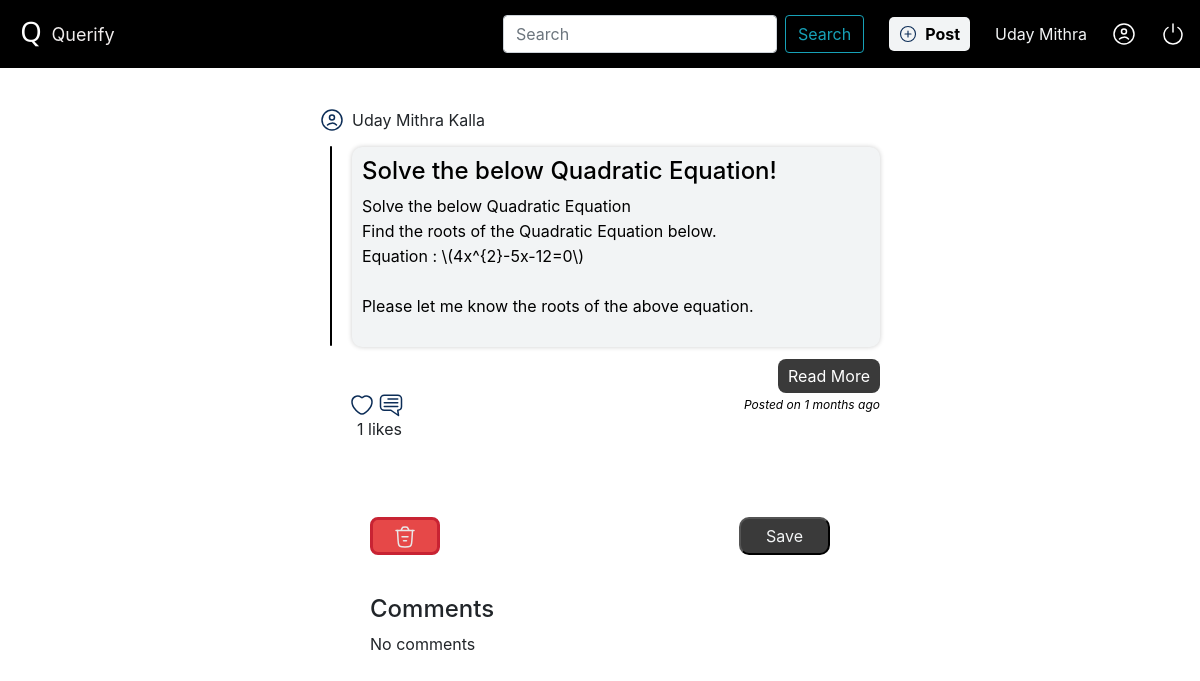
The page /comment/14 (signed in) on the database its author committed.
### Website/models.py (models this page shows)
class User(db.Model, UserMixin):
    id=db.Column(db.Integer, primary_key=True)
    firstName=db.Column(db.String(150))
    lastName=db.Column(db.String(150))
    emailAddress=db.Column(db.String(254),unique=True)
    password=db.Column(db.String(150))
    posts=db.relationship('Post')

class Post(db.Model):
    id=db.Column(db.Integer, primary_key=True)
    userId=db.Column(db.Integer, db.ForeignKey('user.id'))
    title=db.Column(db.String(1000))
    content=db.Column(db.Text)
    date=db.Column(db.DateTime(timezone='Australia/Perth'), default=func.date(func.now()))

### Website/views.py (the view, shortened to what this page needs)
@views.route('/comment/<string:post_id>', methods=['POST','GET'])
@login_required
def comment(post_id):
    post_id_new=''
    for i in post_id:
        if i.isdigit():
            post_id_new+=i
        else:
            break
    post_id=post_id_new
    try:
        userPostInfo,postDetails=get_user_info(post_id)
        userPostInfo[0]['postLikes']=likes_count_by_id(post_id)
        commentsInfo,commentLikedList,commentsLikedCount=get_comments_by_post_id(post_id)
        repliesInfo=get_replies_to_comments_by_post_id(post_id)
        userCommentedByList=getCommentedByList(post_id)
    except:
        print("error")
        return "Post not found.", 404
    return render_template('Comment.html',userPostInfo=userPostInfo[0],postDetails=postDetails.first(),commentsList=commentsInfo[::-1],commentedByList=userCommentedByList[::-1],lengthComments=len(userCommentedByList),commentLikedList=commentLikedList[::-1],commentsLikedCount=commentsLikedCount,repliesInfo=repliesInfo,lengthReplies=len(repliesInfo))

### Website/models.py (called while the page is built)
def get_user_id():
    return current_user.id if current_user.is_authenticated else None

### Website/views.py (called while the page is built, shortened)
def get_likes_count(all_posts):
    likesCount=[]
    for post in all_posts:
        likeCount=Likes.query.filter_by(postId=post.id).count()
        likesCount.append(likeCount)
    return likesCount

def likes_count_by_id(postId):
    likeCount=Likes.query.filter_by(postId=postId).count()
    return likeCount

def get_user_info(fetchRequest):
    all_posts=Post.query.all() if fetchRequest=='all' else Post.query.filter_by(id=fetchRequest)
    userPostInfo=[]
    likesCount=get_likes_count(all_posts)
    index=0
    for post in all_posts:
        user=User.query.filter_by(id=post.userId).first()
        user_id = get_user_id()
        record = Likes.query.filter_by(postId=post.id, userId=user_id).first()
        record = True if record else False
        userObject={'userFullName':user.firstName+" "+user.lastName,'postedDate':post.date,'postLikes':likesCount[index],'postId':post.id,'postLiked':record}
        userPostInfo.append(userObject)
        index+=1
    return [userPostInfo,all_posts]

def get_comments_by_post_id(postId):
    commentsInfo=Comments.query.filter_by(postId=postId).all()
    userId=get_user_id()
    commentLikedList=[]
    commentsLikedCount=dict()
    return [commentsInfo,commentLikedList,commentsLikedCount]

def get_replies_to_comments_by_post_id(postId):
    repliesInfo=dict()
    commentsList=Comments.query.filter_by(postId=postId).all()
    for comment in commentsList:
        repliesList=Reply.query.filter_by(commentId=comment.id).all()
        repliesInfo[comment.id]=repliesList if repliesList else []
    return repliesInfo

def getCommentedByList(postId):
    commentedBy=[]
    commentsList=Comments.query.filter_by(postId=postId).all()
    for comment in commentsList:
        user=User.query.filter_by(id=comment.userId).first()
        commentedBy.append(user.firstName+" "+user.lastName)
    return commentedBy

### utils.py (called while the page is built)
def get_local_timezone():
    return get_localzone()

def convert_utc_to_local_timezone(utc_dt, local_timezone):
    utc_tz = pytz.utc
    utc_aware_dt = utc_tz.localize(utc_dt)
    local_tz_dt = utc_aware_dt.astimezone(local_timezone)
    return local_tz_dt

### Website/templates/Comment.html (shortened to what this page needs)
<!DOCTYPE html>
<html lang="en">
<head>
    <link rel="stylesheet" href="{{ url_for('static', filename='Css/styles.css')}}" />
    <link rel="stylesheet" href="https://cdn.jsdelivr.net/npm/bootstrap@4.0.0/dist/css/bootstrap.min.css">
    <link href="https://cdn.jsdelivr.net/npm/quill@2.0.1/dist/quill.bubble.css" rel="stylesheet" />
</head>
<body>
    <header>
      <nav class="navContainer" >
        <div class="leftHeader">
          <img src="{{ url_for('static', filename='Images/LogoNew.png') }}" alt="Querify Logo"/>&nbsp;
          <span style="font-size: 18px;;">Querify</span>
        </div>
        <div class="rightHeader">
            <form action="/search" method="POST" class="form-inline my-2 my-lg-0">
                <input class="form-control mr-sm-2" type="search" placeholder="Search" name="search" aria-label="Search">
                <button class="btn btn-outline-info my-2 my-sm-0" type="submit">Search</button>
              </form>
          <button class="postButton" onclick="window.location.href='/post'"><img src="{{ url_for('static', filename='Images/Post.svg')}}" alt="post button"/>Post</button>
          {% if current_user.is_authenticated %}
          <a id="userName" href="/profile"> {{ current_user.firstName }}</a>
          {% endif %}
          <img src="{{ url_for('static', filename='Images/UserIcon.svg')}}" alt="User Icon"/>
          <img  class="logoutButton" alt="Logout" src="{{ url_for('static', filename='Images/Poweroff.svg')}}" onclick="window.location.href='/logout'"/>
        </div>
      </nav>
    </header>
    <div class="containerHome">
     <div class="postContainer">
        <div class="postHeader"><img src="{{ url_for('static', filename='Images/User.svg')}}" alt="user profile icon"/> <span>{{ userPostInfo['userFullName'] }}</span></div>
        <div class="postContentContainer">
          <div class="postContent">
            <h2>{{ postDetails.title }}</h2>
            {{ postDetails.content | safe }}
          </div>
        </div>
        <div class="readMore">
           <button class="read-more">Read More</button>
        </div>
        <div class="dateActionContainer">
          <div class="postActions">
            {% if userPostInfo['postLiked'] %}
            <img class="disLikesImg" alt="DislikePost" style="margin-left: 30px;" data-post-id="{{ userPostInfo['postId'] }}" src="{{ url_for('static', filename='Images/heartRed.svg')}}"/>
            <img class="likesImg hide" alt="LikePost" style="margin-left: 30px;" data-post-id="{{ userPostInfo['postId'] }}" src="{{ url_for('static', filename='Images/heartWhite.svg')}}"/>
            {% else %}
            <img class="likesImg" alt="LikePost"  style="margin-left: 30px;" data-post-id="{{ userPostInfo['postId'] }}" src="{{ url_for('static', filename='Images/heartWhite.svg')}}"/>
            {% endif %}
            <img class="commentImg" alt="CommentPost" data-post-id="{{ userPostInfo['postId'] }}" src="{{ url_for('static', filename='Images/Comment.svg')}}"/>
          </div>
          <span class="postedDate">Posted on {{ userPostInfo['postedDate'] | time_ago }}</span>
        </div>
        <p class="postLikeCount" style="margin-left: 37px;">{{ userPostInfo['postLikes'] }} likes</p>
      </div>
      <div id="addCommentContainer">
             <div class="commentActionButtons">
                <button id="discardCommentButton" onclick="window.location.href='/'" type="button"  class=""><img alt="discard" src="{{ url_for('static', filename='images/DiscardRed.svg')}}"></button>
                <button id="saveCommentButton" onclick="save()" type="button" class="">Save</button>
             </div>
      </div>
      <div class="commentContainer">
        <h2>Comments</h2>
         {% if lengthComments %}
            {% for comment in commentsList %}
            <div class="comment"  data-post-id="{{ userPostInfo['postId'] }}" data-comment-id="{{ comment.id }}">
                <div class="userCommented"><img alt="user profile icon" src="{{ url_for('static', filename='Images/User.svg')}}"/>&nbsp;<span>{{ commentedByList[loop.index-1] }}</span></div>
                <div class="commentContent">
                    {{ comment.content | safe}}
                </div>
                <div class="replyComment">
                    {% if current_user.is_authenticated %}
                    <span>
                      {% if commentLikedList[loop.index-1 ]%}
                       <img class="commentsLikesImg hide" alt="DislikePost"  data-user-id="{{ current_user.id }}" data-comment-id="{{ comment.id }}" src="{{ url_for('static', filename='Images/heartWhite.svg')}}"/>
                       <img class="commentsDisLikesImg" alt="LikePost" data-user-id="{{ current_user.id }}" data-comment-id="{{ comment.id }}" src="{{ url_for('static', filename='Images/heartRed.svg')}}"/>
                      {% else %}
                       <img class="commentsLikesImg" alt="LikePost" data-user-id="{{ current_user.id }}" data-comment-id="{{ comment.id }}" src="{{ url_for('static', filename='Images/heartWhite.svg')}}"/>
                       <img class="commentsDisLikesImg hide" alt="DislikePost" data-user-id="{{ current_user.id }}" data-comment-id="{{ comment.id }}" src="{{ url_for('static', filename='Images/heartRed.svg')}}"/>
                      {% endif %}
                    <a class="replyToComment"  data-post-id="{{ userPostInfo['postId'] }}"  data-comment-id="{{ comment.id }}" data-reply-to="{{ commentedByList[loop.index-1] }}" >Reply</a>
                    <span class="commentDate"> Posted {{comment.date | time_ago}}</span></span><span class="read-more-comment">Read More</span>
                    {% endif %}
                </div>
                <div class="replyCommentLike">
                    <span>{{ commentsLikedCount[comment.id] }} Likes</span>
                    {% if comment.userId == current_user.id %}
                    <form method="post" action="/delete/comment">
                        <input type="hidden" name="commentId" value="{{ comment.id }}">
                        <input type="hidden" name="postId" value="{{ userPostInfo['postId'] }}">
                        <button class="postDeleteButton" type="submit"><img src="{{ url_for('static', filename='Images/DiscardRed.svg') }}" alt="DeleteComment"></button>
                    </form>
                    {% endif %}
                </div>
            </div>
            {% if lengthReplies   %}
                {% for commentId,replylist in repliesInfo.items() %}
                     {% if commentId==comment.id %}
                      {% if replylist %}
                         <div class="repliesContainer">
                          <div class="sideLine"></div>
                          <div class="replies">
                          {% for reply in replylist %}
                            <div class="comment"  data-post-id="{{ userPostInfo['postId'] }}" data-comment-id="{{ comment.id }}">
                                <div class="userCommented"><img src="{{ url_for('static', filename='Images/User.svg')}}" alt="user profile icon"/>&nbsp;<span>{{ reply.repliedBy }}</span></div>
                                    <div class="commentContent">
                                        <p>{{ reply.repliedTo }}</p>
                                        {{ reply.content | safe}}
                                    </div>
                                <div class="replyComment">
                                    {% if current_user.is_authenticated %}
                                    <span> <a class="replyToComment"  data-post-id="{{ userPostInfo['postId'] }}"  data-comment-id="{{ comment.id }}" data-reply-to="{{ reply.repliedBy }}" >Reply</a><span class="commentDate"> Posted {{reply.date | time_ago}}</span></span><span class="read-more-comment">Read More</span>
                                         {% if current_user.id == reply.userId %}
                                         <form method="post" action="/delete/reply">
                                            <input type="hidden" name="replyId" value="{{ reply.id }}">
                                            <input type="hidden" name="postId" value="{{ userPostInfo['postId'] }}">
                                            <button class="postDeleteButton" type="submit"><img src="{{ url_for('static', filename='Images/DiscardRed.svg') }}" alt="Delete Reply"></button>
                                        </form>
                                          {% endif %}
                                    {% endif %}
                                </div>
                            </div>
                           {% endfor %}
                        </div>
                        </div>
                      {% endif %}
                    {% endif %}
                {%endfor%}
             {% endif %}
            {% endfor %}
         {% else %}
            <span style="display: inline-block;margin-bottom: 50vh;">No comments</span>
         {% endif %}
      </div>
    </div>
</body>
</html>

### Website/static/Css/styles.css (style rules this page uses)
:root { --backgroundColor: black; --fontColor: #f2f4f5;; --font-size-base: 16px; }
body { margin: 0px; position: relative; }
header { position: sticky; top: 0px;; z-index: 3; }
#userName { color: #f2f4f5 !important; text-decoration: none !important; }
.postContent p { margin-bottom: 1px !important; color: black !important; }
#addCommentContainer,#replyFormContainer { width: 100%; max-width: 500px; padding:0px 20px 20px 20px; position: relative; }
#discardCommentButton { border-radius: 8px; background-color: #E64848; border: 3px solid #C82333; outline: none; padding: 3px 20px; cursor: pointer; }
#saveCommentButton { border-radius: 10px; background-color:#3a3a3a!important; padding: 5px 25px; color: #f2f4f5; outline: none; cursor: pointer; }
.commentContainer { width: 100%; max-width: 500px; padding-left: 20px; padding-right: 20px; }
.commentActionButtons { padding-top: 20px; display: flex; justify-content: space-between; align-items: center; width: 100%; }
.leftHeader { display: flex; justify-self: center; align-items: center; }
.postButton { background:#f2f4f5; border: none; border-radius: 5px;; padding: 5px 10px; outline: none; display: flex; justify-content: center; align-items: center; color: black; font-weight: bold; gap: 8px; cursor: pointer; }
.postButton img { width:18px; }
.navContainer { background: black; padding: 15px; color:#EFECEC; display: flex; justify-content:space-between; align-items:center; }
.rightHeader { display: flex; justify-content: space-evenly; align-items: center; gap: 25px; }
.logoutButton { cursor: pointer; }
.containerHome { width: 100%; display: flex; flex-direction: column; justify-content: center; align-items: center; gap: 20px; margin-top: 20px }
.postContentContainer { display: flex; flex-direction: row; gap: 20px; position: relative; align-items: center; }
.postContainer { border: none; padding: 20px; border-radius: 10px; max-width: 600px; width: 100%; }
.postHeader { display: flex; justify-content: flex-start; align-items: center; gap: 8px; }
.postContent { margin-top: 15px; background: #f2f4f5; color: black !important; padding: 10px; border-radius: 10px; margin-left: 0px; margin-bottom: 12px; height: 200px; transition: height 0.5s ease-in-out; overflow: hidden; box-shadow: 0 0 5px rgba(0, 0, 0, 0.2); width: 100%; }
.postActions { display: flex; flex-direction: row; justify-content: flex-start; align-items: center; gap: 5px; }
.dateActionContainer { display: flex; justify-content: space-between; align-items: center; }
.postedDate { font-size: 12px; color: black; font-style: italic; }
.postActions img { width:24px; cursor: pointer; }
h2 { font-size:24px !important; }
.readMore { display: flex; flex-direction: row; justify-content: flex-end; align-items: center; }
.read-more { outline: none; border: none; padding: 5px 10px; border-radius: 8px; background: #3a3a3a; color:white; cursor: pointer; }

### rows shown on the page
User: firstName "Uday Mithra"
Post: title "Solve the below Quadratic Equation!", content "Solve the below Quadratic Equation Find the roots of the Quadratic Equation below. Equation : \\(4x^{2}-5x-12=0\\) Please let me know the roots of the above equation.", postedDate "1 months ago"

### other values the page prints
{{ userPostInfo['userFullName'] }} "Uday Mithra Kalla"
{{ userPostInfo['postLikes'] }} "1"
